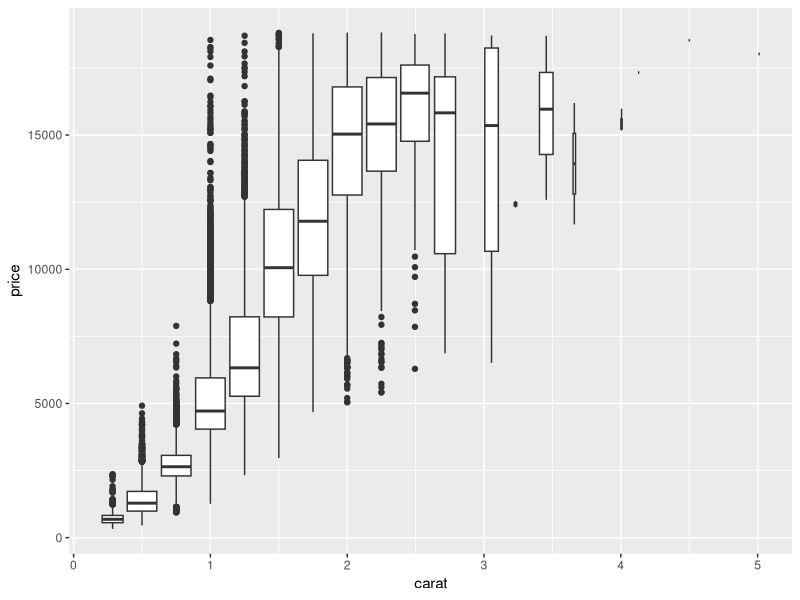
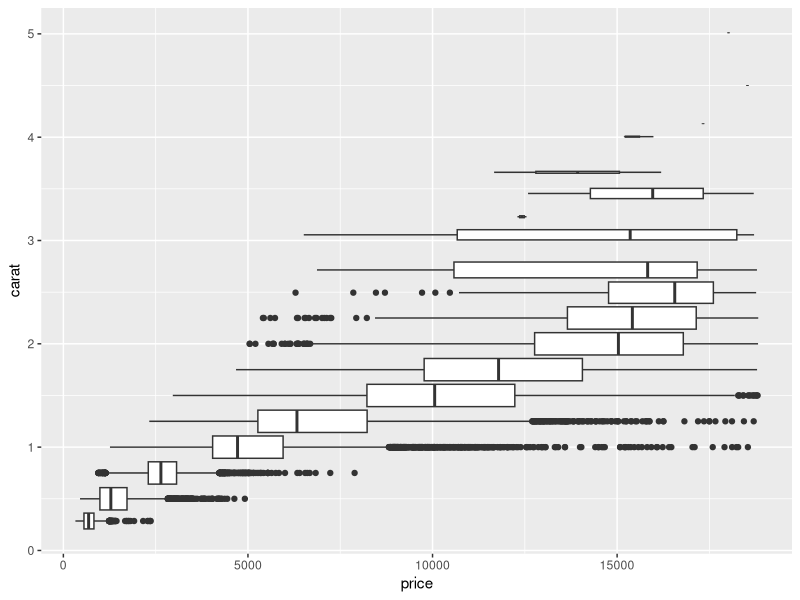
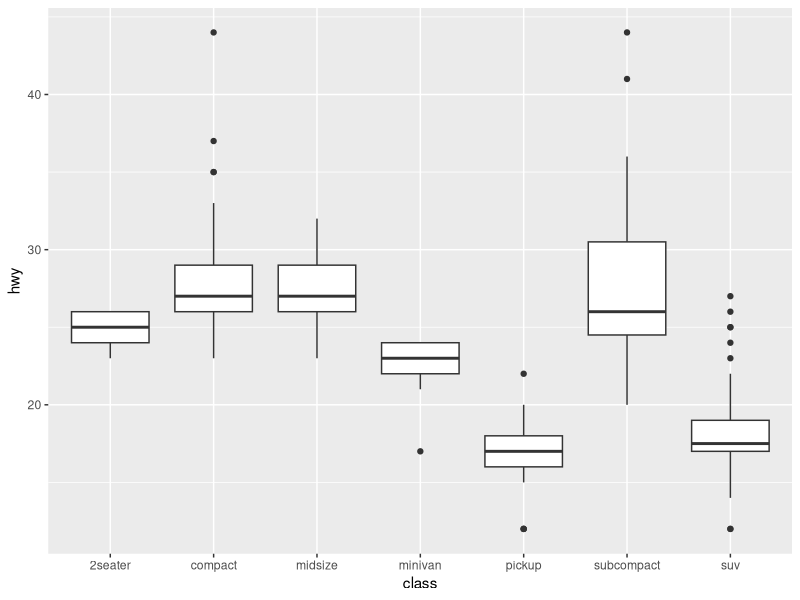
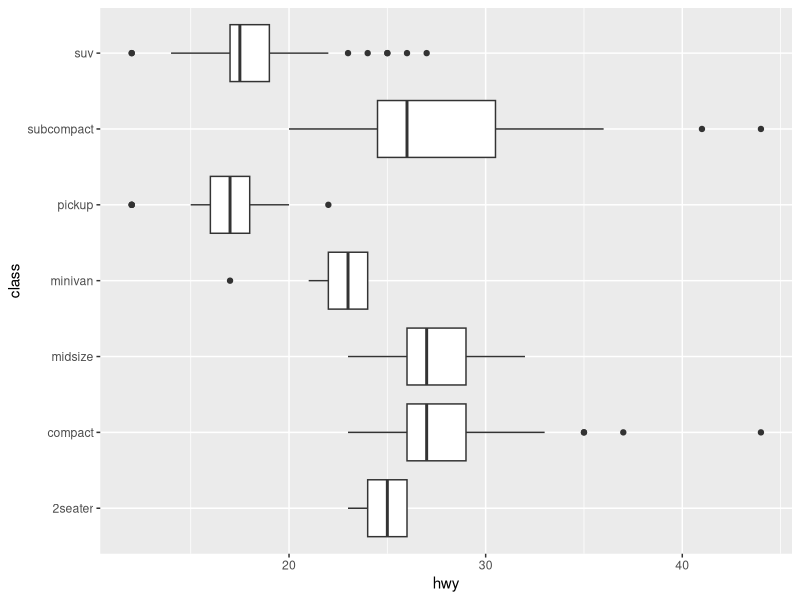
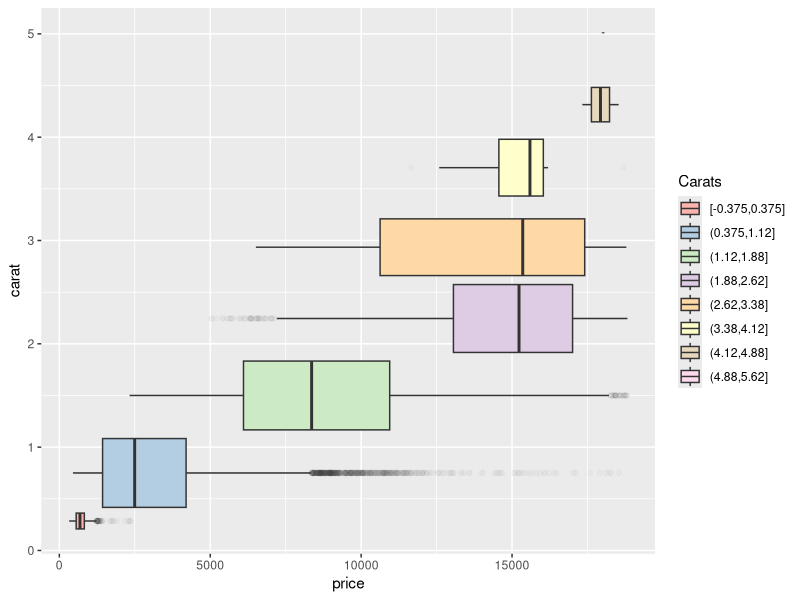
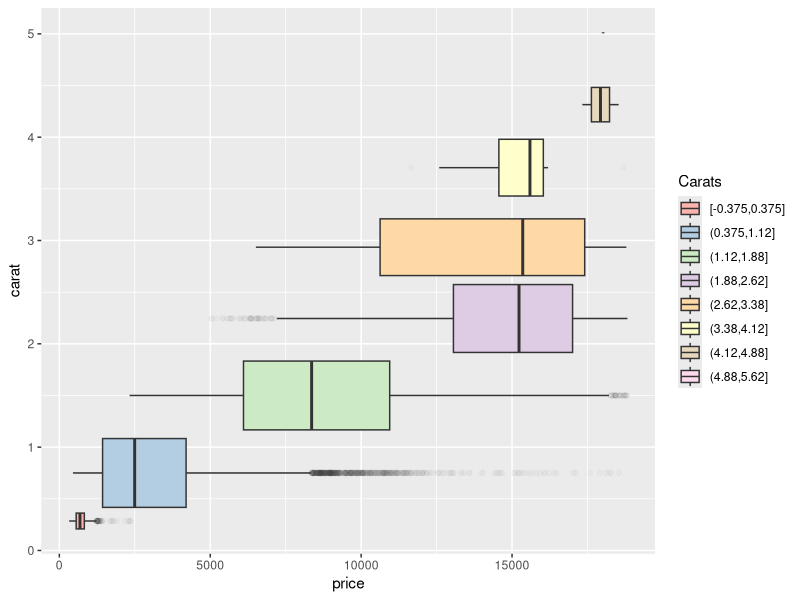

The R script that drew these images, in order:
# Source: http://www.sthda.com/english/wiki/ggplot2-box-plot-quick-start-guide-r-software-and-data-visualization

# install.packages("ggplot2")
library(ggplot2)
options(repr.plot.width=4, repr.plot.height=3)

p <- ggplot(diamonds, aes(carat, price))
p = p + geom_boxplot(aes(group = cut_width(carat, 0.25)))
p


p = p + coord_flip()
p



p <- ggplot(mpg, aes(class, hwy), outlier.alpha = 0.1)
p = p + geom_boxplot()
p


p = p + coord_flip()
p



# Adjust the transparency of outliers using outlier.alpha
width=.75
p = ggplot(diamonds, aes(carat, price)) + scale_fill_brewer(palette="Pastel1") +
  geom_boxplot(aes(group = cut_width(carat, width), fill=cut_width(carat, width)), outlier.alpha = 0.025) +
  coord_flip() + theme() + labs(fill = "Carats")
p
ggsave(file="bench_query_sort.pdf", width=10, height=4, dpi=300)
